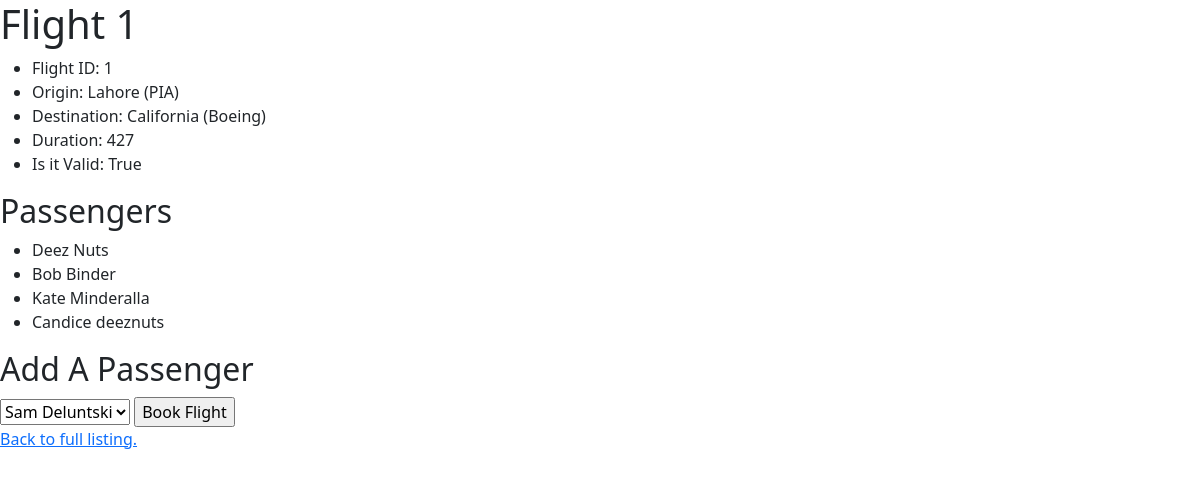
The page /1 on the database its author committed.
### flights/models.py (models this page shows, shortened)
class Flight(models.Model):
    origin = models.ForeignKey(Airport, on_delete=models.CASCADE, related_name="departures")
    destination = models.ForeignKey(Airport, on_delete=models.CASCADE, related_name="arrivals")
    duration = models.IntegerField()
    def is_valid_flight(self):
        return (self.origin != self.destination) and (self.duration >= 0)

class Airport(models.Model):
    code = models.CharField(max_length=3)
    city = models.CharField(max_length=64)
    def __str__(self):
        return f"{self.city} ({self.code})"

class Passenger(models.Model):
    first = models.CharField(max_length=64)
    last = models.CharField(max_length=64)
    flights = models.ManyToManyField(Flight, blank=True, related_name="passengers")
    def __str__(self):
        return f"{self.first} {self.last}"

### flights/views.py (the view)
# urls.py: path("<int:flight_id>", views.flight, name="flight"),
def flight(request, flight_id):
    try:
        flight = Flight.objects.get(pk=flight_id)
    except Flight.DoesNotExist:
        raise Http404("Sorry but this flight does not exist.")
    context = {
        "flight": flight,
        "passengers": flight.passengers.all(),
        "non_passengers": Passenger.objects.exclude(flights=flight).all()
    }
    return render(request, "flights/flight.html", context)

### flights/templates/flights/flight.html (shortened to what this page needs)
{% extends "flights/base.html" %}
{% block body %}
    <h1>Flight {{ flight.id}}</h1>
    <ul>
        <li>Flight ID: {{ flight.id }}</li>
        <li>Origin: {{ flight.origin }}</li>
        <li>Destination: {{ flight.destination }}</li>
        <li>Duration: {{ flight.duration }}</li>
        <li>Is it Valid: {{ flight.is_valid_flight }}</li>
    </ul>
    <h2>Passengers</h2>
    <ul>
        {% for passenger in passengers %}
            <li>
                {{ passenger }}
            </li>
        {% empty %}
            <li>No passengers here</li>
        {% endfor %}
    </ul>
    <h2>Add A Passenger</h2>
    {% if non_passengers %}
        <form action="{% url 'book' flight.id %}" method="post">
            <select name="passenger">
                {% for passenger in non_passengers %}
                    <option value="{{ passenger.id }}">{{ passenger }}</option>
                {% endfor %}
            </select>
            <input type="submit" value="Book Flight">
        </form>
    {% else %}
        <div>No Passengers to add.</div>
    {% endif %}
    <a href="{% url 'index' %}">Back to full listing.</a>
{% endblock %}

### flights/templates/flights/base.html (shortened to what this page needs)
{% load static %}
<!DOCTYPE html>
<html>
    <head>
        <link href="https://cdn.jsdelivr.net/npm/bootstrap@5.3.3/dist/css/bootstrap.min.css" rel="stylesheet">
        <link rel="stylesheet" href="{% static 'flights/style.css' %}">
    </head>
    <body>
        {% block body %}{% endblock %}
    </body>
</html>

### rows shown on the page
Flight: id "1", origin "Lahore (PIA)", destination "California (Boeing)", duration "427", is_valid_flight "True"
Passenger: first+last "Deez Nuts"
Passenger: first+last "Bob Binder"
Passenger: first+last "Kate Minderalla"
Passenger: first+last "Candice deeznuts"

### other values the page prints
form field passenger "Sam Deluntski"
